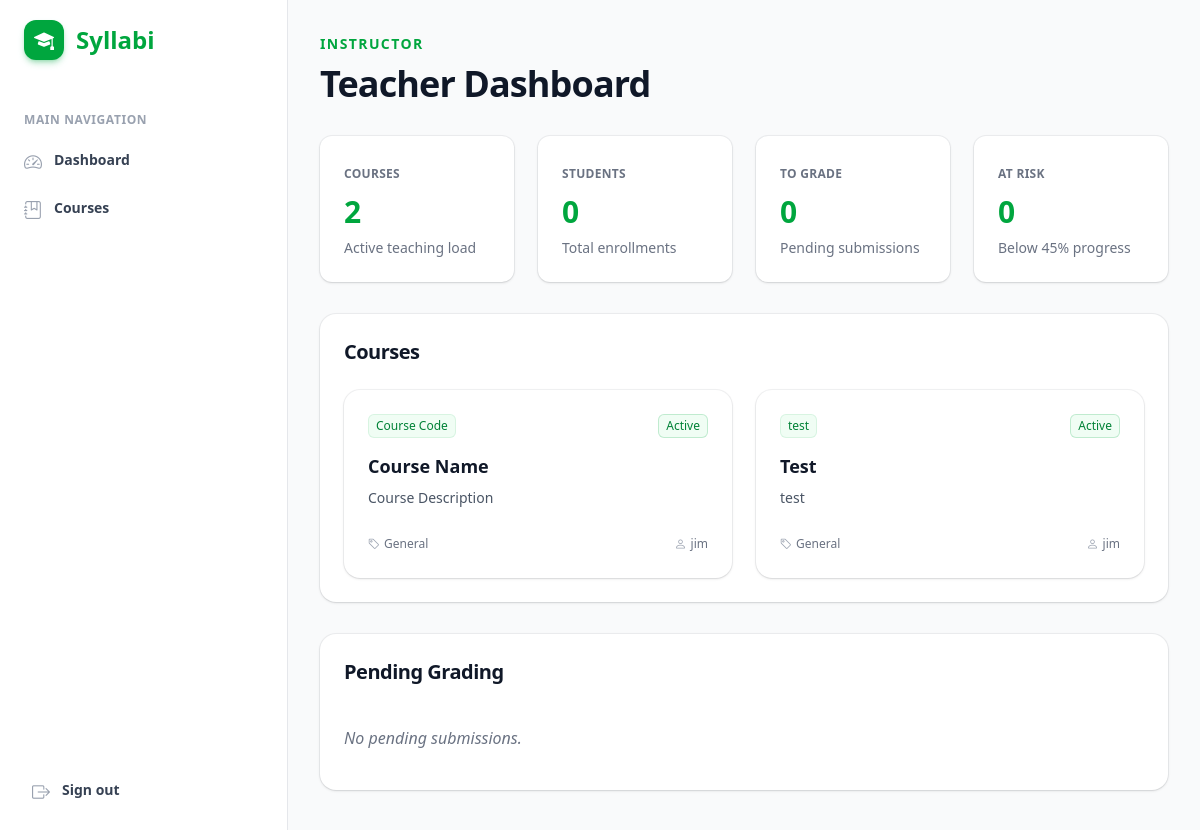
The app's page /teacher/dashboard/ (signed in), older data.
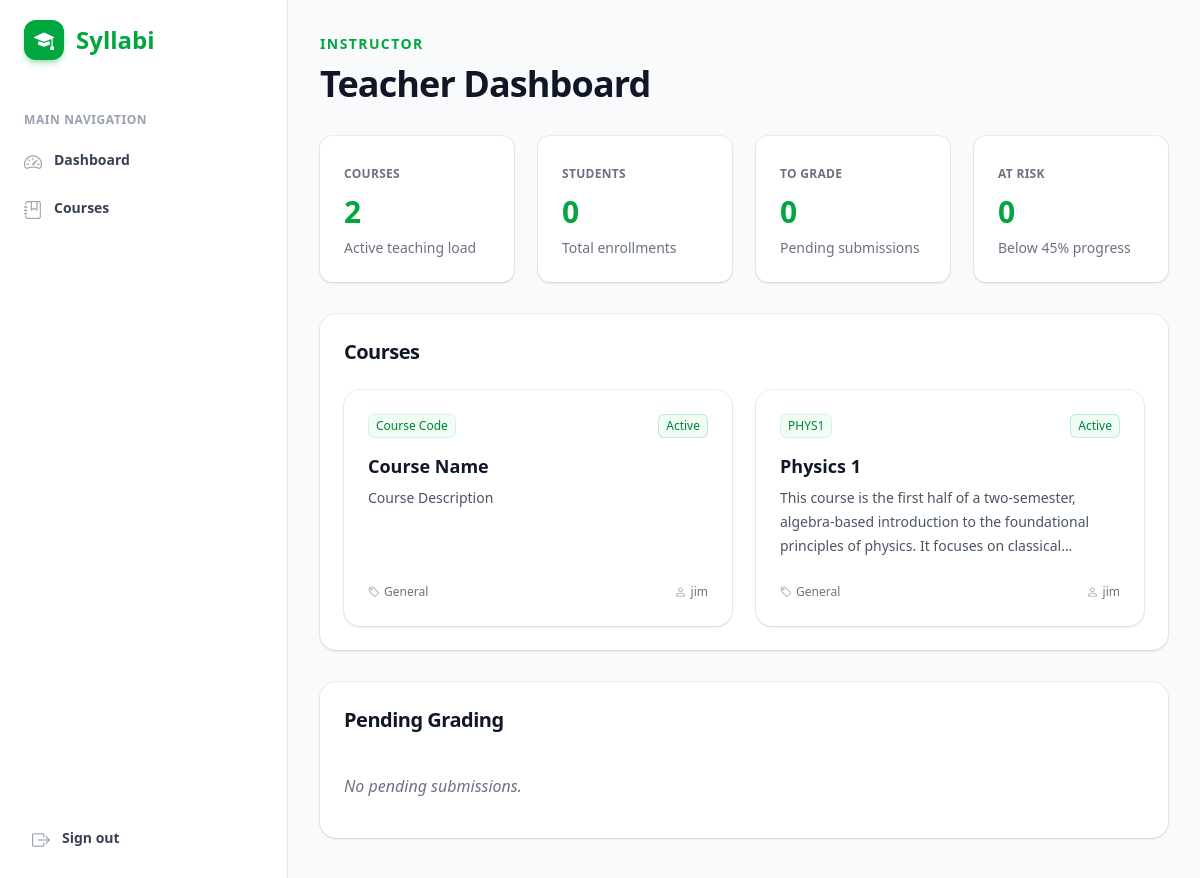
The same page, newer data.
### academics/models.py (models this page shows, shortened)
class Course(models.Model):
    public_id = models.CharField(max_length=36, default=generate_short_id, editable=False, unique=True)
    title = models.CharField(max_length=180)
    code = models.CharField(max_length=32, unique=True)
    slug = models.SlugField(max_length=50, blank=True, null=True, unique=True)
    description = models.TextField(blank=True)
    instructor = models.ForeignKey(
        settings.AUTH_USER_MODEL,
        on_delete=models.PROTECT,
        related_name="teaching_courses",
    )
    department = models.CharField(max_length=120, blank=True)
    is_active = models.BooleanField(default=True)
    school_year = models.CharField(max_length=20, blank=True)
    grade_level = models.CharField(max_length=50, blank=True)
    start_date = models.DateField(null=True, blank=True)
    end_date = models.DateField(null=True, blank=True)
    created_at = models.DateTimeField(auto_now_add=True)
    class Meta:
        ordering = ["code"]
    def get_absolute_url(self):
        return reverse("academics:course_detail", args=[self.slug or self.code])

### academics/views.py (the view)
# urls.py: path("teacher/dashboard/", views.instructor_dashboard, name="instructor_dashboard"),
@login_required
def instructor_dashboard(request):
    courses = Course.objects.filter(instructor=request.user).prefetch_related("enrollments", "assignments")
    course_ids = courses.values_list("id", flat=True)
    pending_submissions = Submission.objects.filter(
        assignment__course_id__in=course_ids,
        score__isnull=True,
    ).select_related("student", "assignment", "assignment__course")[:8]
    at_risk_count = Enrollment.objects.filter(course_id__in=course_ids, progress_percent__lt=45).count()
    context = {
        "profile": _profile_for(request.user),
        "courses": courses,
        "course_count": courses.count(),
        "pending_submissions": pending_submissions,
        "pending_submission_count": pending_submissions.count(),
        "at_risk_count": at_risk_count,
        "student_count": Enrollment.objects.filter(course_id__in=course_ids).count(),
        "assignment_count": Assignment.objects.filter(course_id__in=course_ids).count(),
    }
    return render(request, "academics/dashboards/instructor.html", context)

### academics/context_processors.py (called while the page is built)
def canvas_navigation(request):
    if not request.user.is_authenticated:
        return {"nav_courses": [], "active_course_code": ""}
    profile, _created = Profile.objects.get_or_create(user=request.user)
    if profile.role == Profile.Role.INSTRUCTOR:
        courses = Course.objects.filter(instructor=request.user).order_by("code")[:12]
    elif profile.role == Profile.Role.STUDENT:
        course_ids = Enrollment.objects.filter(student=request.user).values_list("course_id", flat=True)
        courses = Course.objects.filter(id__in=course_ids).order_by("code")[:12]
    else:
        courses = Course.objects.order_by("code")[:12]
    active_course_code = ""
    if request.resolver_match:
        active_course_code = request.resolver_match.kwargs.get("course_code", "")
    return {"nav_courses": courses, "active_course_code": active_course_code.lower()}

### academics/views.py (called while the page is built)
def _profile_for(user):
    profile, _created = Profile.objects.get_or_create(user=user)
    return profile

### academics/templates/academics/dashboards/instructor.html (shortened to what this page needs)
{% extends "base.html" %}
{% block page_title %}Teacher Dashboard{% endblock %}
{% block content %}
<section class="grid grid-cols-1 gap-6 sm:grid-cols-2 lg:grid-cols-4 mb-8">
    <div>{% include "components/stat_card.html" with label="Courses" value=course_count caption="Active teaching load" %}</div>
    <div>{% include "components/stat_card.html" with label="Students" value=student_count caption="Total enrollments" %}</div>
    <div>{% include "components/stat_card.html" with label="To Grade" value=pending_submission_count caption="Pending submissions" %}</div>
    <div>{% include "components/stat_card.html" with label="At Risk" value=at_risk_count caption="Below 45% progress" %}</div>
</section>
<div class="grid grid-cols-1 xl:grid-cols-3 gap-8">
    <section class="xl:col-span-2 overflow-hidden rounded-2xl bg-white shadow-sm ring-1 ring-gray-900/5">
        <div class="p-6">
            <h2 class="text-xl font-bold tracking-tight text-gray-900 mb-6">Courses</h2>
            <div class="grid grid-cols-1 sm:grid-cols-2 gap-6">
                {% for course in courses %}
                    {% include "components/course_card.html" with course=course %}
                {% empty %}
                    <div class="col-span-full"><p class="text-gray-500 italic">No courses assigned.</p></div>
                {% endfor %}
            </div>
        </div>
    </section>
    <section class="overflow-hidden rounded-2xl bg-white shadow-sm ring-1 ring-gray-900/5 h-full">
        <div class="p-6">
            <h2 class="text-xl font-bold tracking-tight text-gray-900 mb-6">Pending Grading</h2>
            <ul role="list" class="divide-y divide-gray-100">
                {% for submission in pending_submissions %}
                    <li class="py-4">
                        <strong class="text-sm font-semibold text-gray-900 block mb-1">{{ submission.student.get_full_name|default:submission.student.username }}</strong>
                        <div class="text-xs text-gray-500">{{ submission.assignment.title }} - <span class="font-medium text-gray-700">{{ submission.assignment.course.code }}</span></div>
                    </li>
                {% empty %}
                    <li class="py-4"><p class="text-gray-500 italic">No pending submissions.</p></li>
                {% endfor %}
            </ul>
        </div>
    </section>
</div>
{% endblock %}

### templates/components/course_card.html
<article class="relative flex flex-col justify-between overflow-hidden rounded-2xl bg-white shadow-sm ring-1 ring-gray-900/5 hover:shadow-lg hover:ring-green-600/20 hover:-translate-y-1 transition-all duration-300 h-full">
    <div class="p-6 flex flex-col h-full">
        <div class="flex justify-between items-center gap-x-4 mb-4">
            <span class="inline-flex items-center rounded-md bg-green-50 px-2 py-1 text-xs font-medium text-green-700 ring-1 ring-inset ring-green-600/10">{{ course.code }}</span>
            {% if course.is_active %}<span class="inline-flex items-center rounded-md bg-green-50 px-2 py-1 text-xs font-medium text-green-700 ring-1 ring-inset ring-green-600/20">Active</span>{% endif %}
        </div>
        <div class="group relative">
            <h3 class="text-lg font-semibold leading-6 text-gray-900 group-hover:text-green-600">
                <a href="{{ course.get_absolute_url }}">
                    <span class="absolute inset-0"></span>
                    {{ course.title }}
                </a>
            </h3>
            <p class="mt-2 text-sm leading-6 text-gray-600 line-clamp-3">{{ course.description|default:"Course materials and learning activity are ready." }}</p>
        </div>
        <div class="mt-auto pt-6 flex justify-between gap-x-4 text-xs leading-5 text-gray-500">
            <div class="flex items-center gap-1"><i class="bi bi-tag text-gray-400"></i> {{ course.department|default:"General" }}</div>
            <div class="flex items-center gap-1"><i class="bi bi-person text-gray-400"></i> {{ course.instructor.get_full_name|default:course.instructor.username }}</div>
        </div>
    </div>
</article>

Row changes from the older to the newer data that the page shows:
changed Course: code "test" → "PHYS1"; title "Test" → "Physics 1"; description "test" → "This course is the first half of a two-semester, algebra-based introduction to the foundational principles of physics. It focuses on…"
